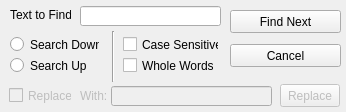
<?xml version="1.0" encoding="UTF-8"?>
<ui version="4.0">
 <class>FindDialog</class>
 <widget class="QDialog" name="FindDialog">
  <property name="windowModality">
   <enum>Qt::WindowModal</enum>
  </property>
  <property name="geometry">
   <rect>
    <x>0</x>
    <y>0</y>
    <width>346</width>
    <height>112</height>
   </rect>
  </property>
  <property name="windowTitle">
   <string>Find Text</string>
  </property>
  <widget class="QLineEdit" name="txtFind">
   <property name="geometry">
    <rect>
     <x>80</x>
     <y>6</y>
     <width>141</width>
     <height>20</height>
    </rect>
   </property>
  </widget>
  <widget class="QRadioButton" name="rdDown">
   <property name="geometry">
    <rect>
     <x>10</x>
     <y>36</y>
     <width>89</width>
     <height>17</height>
    </rect>
   </property>
   <property name="text">
    <string>Search Down</string>
   </property>
  </widget>
  <widget class="QRadioButton" name="rdUp">
   <property name="geometry">
    <rect>
     <x>10</x>
     <y>57</y>
     <width>82</width>
     <height>17</height>
    </rect>
   </property>
   <property name="text">
    <string>Search Up</string>
   </property>
  </widget>
  <widget class="Line" name="line">
   <property name="geometry">
    <rect>
     <x>93</x>
     <y>31</y>
     <width>41</width>
     <height>51</height>
    </rect>
   </property>
   <property name="orientation">
    <enum>Qt::Vertical</enum>
   </property>
  </widget>
  <widget class="QCheckBox" name="cbCaseSensitive">
   <property name="geometry">
    <rect>
     <x>123</x>
     <y>36</y>
     <width>96</width>
     <height>17</height>
    </rect>
   </property>
   <property name="text">
    <string>Case Sensitive</string>
   </property>
  </widget>
  <widget class="QLabel" name="label">
   <property name="geometry">
    <rect>
     <x>10</x>
     <y>7</y>
     <width>61</width>
     <height>16</height>
    </rect>
   </property>
   <property name="text">
    <string>Text to Find:</string>
   </property>
  </widget>
  <widget class="QCheckBox" name="cbWholeWords">
   <property name="geometry">
    <rect>
     <x>123</x>
     <y>57</y>
     <width>91</width>
     <height>17</height>
    </rect>
   </property>
   <property name="text">
    <string>Whole Words</string>
   </property>
  </widget>
  <widget class="QLineEdit" name="lineEdit">
   <property name="enabled">
    <bool>false</bool>
   </property>
   <property name="geometry">
    <rect>
     <x>111</x>
     <y>86</y>
     <width>161</width>
     <height>20</height>
    </rect>
   </property>
  </widget>
  <widget class="QLabel" name="label_2">
   <property name="enabled">
    <bool>false</bool>
   </property>
   <property name="geometry">
    <rect>
     <x>80</x>
     <y>88</y>
     <width>31</width>
     <height>16</height>
    </rect>
   </property>
   <property name="text">
    <string>With:</string>
   </property>
  </widget>
  <widget class="QCheckBox" name="replace">
   <property name="enabled">
    <bool>false</bool>
   </property>
   <property name="geometry">
    <rect>
     <x>9</x>
     <y>87</y>
     <width>63</width>
     <height>17</height>
    </rect>
   </property>
   <property name="text">
    <string>Replace?</string>
   </property>
  </widget>
  <widget class="QPushButton" name="goReplace">
   <property name="enabled">
    <bool>false</bool>
   </property>
   <property name="geometry">
    <rect>
     <x>280</x>
     <y>84</y>
     <width>60</width>
     <height>23</height>
    </rect>
   </property>
   <property name="text">
    <string>Replace</string>
   </property>
  </widget>
  <widget class="QPushButton" name="findNext">
   <property name="geometry">
    <rect>
     <x>230</x>
     <y>10</y>
     <width>111</width>
     <height>23</height>
    </rect>
   </property>
   <property name="text">
    <string>Find Next</string>
   </property>
  </widget>
  <widget class="QPushButton" name="pushButton">
   <property name="geometry">
    <rect>
     <x>230</x>
     <y>44</y>
     <width>111</width>
     <height>23</height>
    </rect>
   </property>
   <property name="text">
    <string>Cancel</string>
   </property>
  </widget>
 </widget>
 <resources/>
 <connections/>
</ui>
